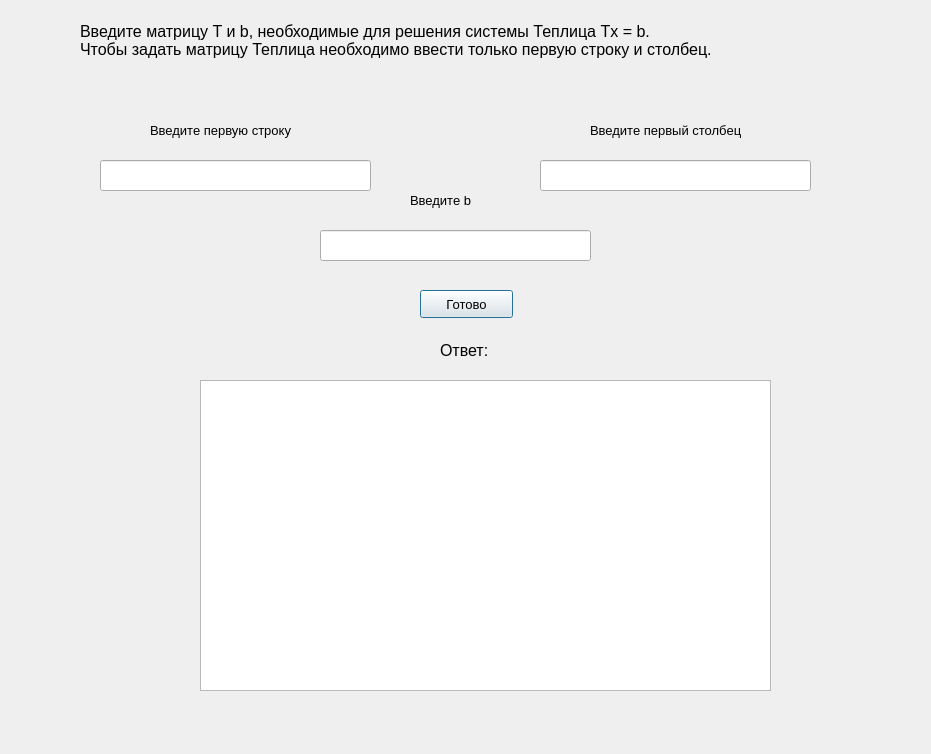
<?xml version="1.0" encoding="UTF-8"?>
<ui version="4.0">
 <class>Dialog</class>
 <widget class="QDialog" name="Dialog">
  <property name="geometry">
   <rect>
    <x>0</x>
    <y>0</y>
    <width>931</width>
    <height>754</height>
   </rect>
  </property>
  <property name="windowTitle">
   <string>Dialog</string>
  </property>
  <widget class="QPushButton" name="ready">
   <property name="geometry">
    <rect>
     <x>420</x>
     <y>290</y>
     <width>93</width>
     <height>28</height>
    </rect>
   </property>
   <property name="font">
    <font>
     <pointsize>10</pointsize>
    </font>
   </property>
   <property name="text">
    <string>Готово</string>
   </property>
  </widget>
  <widget class="QTableWidget" name="tb1">
   <property name="geometry">
    <rect>
     <x>200</x>
     <y>380</y>
     <width>571</width>
     <height>311</height>
    </rect>
   </property>
  </widget>
  <widget class="QLabel" name="label">
   <property name="geometry">
    <rect>
     <x>80</x>
     <y>0</y>
     <width>791</width>
     <height>81</height>
    </rect>
   </property>
   <property name="font">
    <font>
     <pointsize>12</pointsize>
    </font>
   </property>
   <property name="text">
    <string>Введите матрицу T и b, необходимые для решения системы Теплица Tx = b.
Чтобы задать матрицу Теплица необходимо ввести только первую строку и столбец.</string>
   </property>
  </widget>
  <widget class="QLabel" name="label_2">
   <property name="geometry">
    <rect>
     <x>440</x>
     <y>340</y>
     <width>71</width>
     <height>20</height>
    </rect>
   </property>
   <property name="font">
    <font>
     <pointsize>12</pointsize>
    </font>
   </property>
   <property name="text">
    <string>Ответ:</string>
   </property>
  </widget>
  <widget class="QLineEdit" name="line1">
   <property name="geometry">
    <rect>
     <x>100</x>
     <y>160</y>
     <width>271</width>
     <height>31</height>
    </rect>
   </property>
  </widget>
  <widget class="QLabel" name="label_3">
   <property name="geometry">
    <rect>
     <x>150</x>
     <y>120</y>
     <width>201</width>
     <height>21</height>
    </rect>
   </property>
   <property name="font">
    <font>
     <pointsize>10</pointsize>
    </font>
   </property>
   <property name="text">
    <string>Введите первую строку</string>
   </property>
  </widget>
  <widget class="QLineEdit" name="line2">
   <property name="geometry">
    <rect>
     <x>540</x>
     <y>160</y>
     <width>271</width>
     <height>31</height>
    </rect>
   </property>
   <property name="text">
    <string/>
   </property>
  </widget>
  <widget class="QLabel" name="label_4">
   <property name="geometry">
    <rect>
     <x>590</x>
     <y>120</y>
     <width>201</width>
     <height>21</height>
    </rect>
   </property>
   <property name="font">
    <font>
     <pointsize>10</pointsize>
    </font>
   </property>
   <property name="text">
    <string>Введите первый столбец</string>
   </property>
  </widget>
  <widget class="QLineEdit" name="line3">
   <property name="geometry">
    <rect>
     <x>320</x>
     <y>230</y>
     <width>271</width>
     <height>31</height>
    </rect>
   </property>
   <property name="text">
    <string/>
   </property>
  </widget>
  <widget class="QLabel" name="label_5">
   <property name="geometry">
    <rect>
     <x>410</x>
     <y>190</y>
     <width>91</width>
     <height>21</height>
    </rect>
   </property>
   <property name="font">
    <font>
     <pointsize>10</pointsize>
    </font>
   </property>
   <property name="text">
    <string>Введите b</string>
   </property>
  </widget>
 </widget>
 <resources/>
 <connections/>
</ui>
